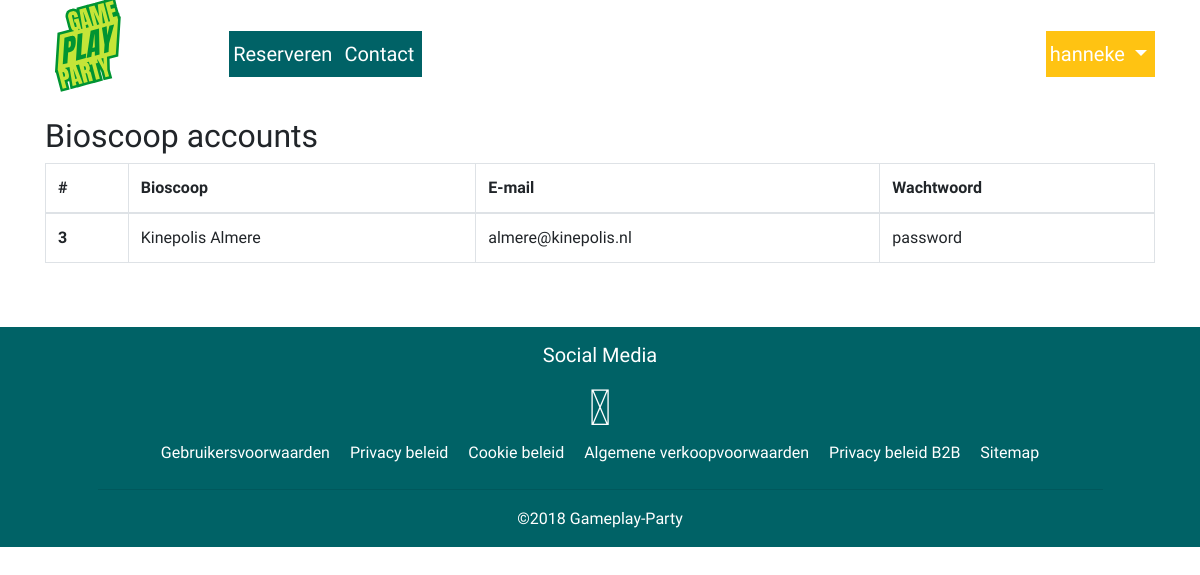
Screenshot of /school/Gameplay-Party/admin/accountBeheer/ (signed in) with the database file from the repository.
### tables this page shows
CREATE TABLE `users` (
  `user_id` int(11) NOT NULL,
  `role_id` int(11) NOT NULL,
  `user_name` varchar(50) NOT NULL,
  `email` varchar(50) NOT NULL,
  `password` varchar(255) NOT NULL
);

### core/Load.php (called while the page is built)
<?php
  class Load {
    public static function view($file, $vars = array())
    {
      extract($vars);
      $check = explode(",", $file);
      if(!isset($check[1]))
      {
        $file .= ".php";
      }
      require_once APP_PATH."views/assets/header.php";
      require_once APP_PATH."views/".$file;
      require_once APP_PATH."views/assets/footer.php";
    }
  }

### app/controllers/Admin.php (called while the page is built, shortened)
<?php
  class Admin extends Controller {
    public function __construct()
    {
      $this->model = new Admin_model;
    }
    public function accountBeheer()
    {
      $cinemaQuery = "SELECT * FROM users WHERE role_id = 1";;
      $data["cinemaUsers"] = $this->model->getContent($cinemaQuery);
      Load::view("accountBeheer", $data);
    }
  }

### core/Router.php (called while the page is built, shortened)
<?php
class Router
{
    public function __construct()
    {
        $this->determineDestination($this->getUri());
    }
    private function getUri()
    {
        $url = $_SERVER["REQUEST_URI"];
        $uri = explode("/", $url);
        return $uri;
    }
    private function sendToDestination($className, $method, $params)
    {
        $obj = new $className;
        die(call_user_func_array(array($obj, $method), $params));
    }
    private function determineDestination($uri = "")
    {
        if (isset($uri[3]) && $uri[3] != "") {
            if (class_exists($uri[3])) {
                $className = $uri[3];
            } else {
                $className = DEFAULT_CONTROLLER;
            }
        } else {
            $className = DEFAULT_CONTROLLER;
        }
        if (isset($uri[4]) && $uri[4] != "") {
            if (method_exists($className, $uri[4])) {
                $method = $uri[4];
            } else {
                $method = DEFAULT_METHOD;
            }
        } else {
            $className = DEFAULT_CONTROLLER;
            $method = DEFAULT_METHOD;
        }
        $params = array_slice($uri, 5);
        $this->sendToDestination($className, $method, $params);
    }
}

### index.php (called while the page is built, shortened)
<?php
new Router();

### core/Database.php (called while the page is built, shortened)
<?php
class Database
{
    function __construct()
    {
        try {
            $this->conn = new PDO(DB_DSN, DB_USER, DB_PASS);
            $this->conn->setAttribute(PDO::ATTR_ERRMODE, PDO::ERRMODE_EXCEPTION);
            return $this->conn;
        } catch (PDOException $e) {
            echo $e->getMessage();
        }
    }
    public function getAll($sql)
    {
        $stmt = $this->conn->prepare($sql);
        $stmt->execute();
        $read = $stmt->fetchAll(PDO::FETCH_ASSOC);
        return $read;
    }
}

### app/models/Admin_model.php (called while the page is built, shortened)
<?php
  class Admin_model {
    public function __construct()
    {
      $this->db = new Database;
    }
    public function getContent($query)
    {
      $data = $this->db->getAll($query);
      return $data;
    }
  }

### app/views/accountBeheer.php (the view)
<div class="container">
  <h2>Bioscoop accounts</h2>
  <div class="table-responsive">
    <table class="table table-bordered">
      <thead>
        <tr>
          <th scope="col">#</th>
          <th scope="col">Bioscoop</th>
          <th scope="col">E-mail</th>
          <th scope="col">Wachtwoord</th>
        </tr>
      </thead>
      <tbody>
        <?php foreach($cinemaUsers as $cinemaUser): ?>
          <tr>
            <th scope="row"><?= $cinemaUser["user_id"]; ?></th>
            <td><?= substr($cinemaUser["user_name"], 0 ,40); ?></td>
            <td><?= substr($cinemaUser["email"], 0 ,40); ?></td>
            <td class="cinemaPassword"><?= substr($cinemaUser["password"], 0 ,40); ?></td>
          </tr>
        <?php endforeach; ?>
      </tbody>
    </table>
  </div>
</div>

### public/css/style.css (style rules this page uses)
* { font-family: 'Quicksand', sans-serif !important; }
body { overflow-x: hidden; }

### rows the page displays
users: user_id "3", user_name "Kinepolis Almere", email "almere@kinepolis.nl", password "password"

### other values shown
$_SESSION["uid"]["user_name"] "hanneke"
